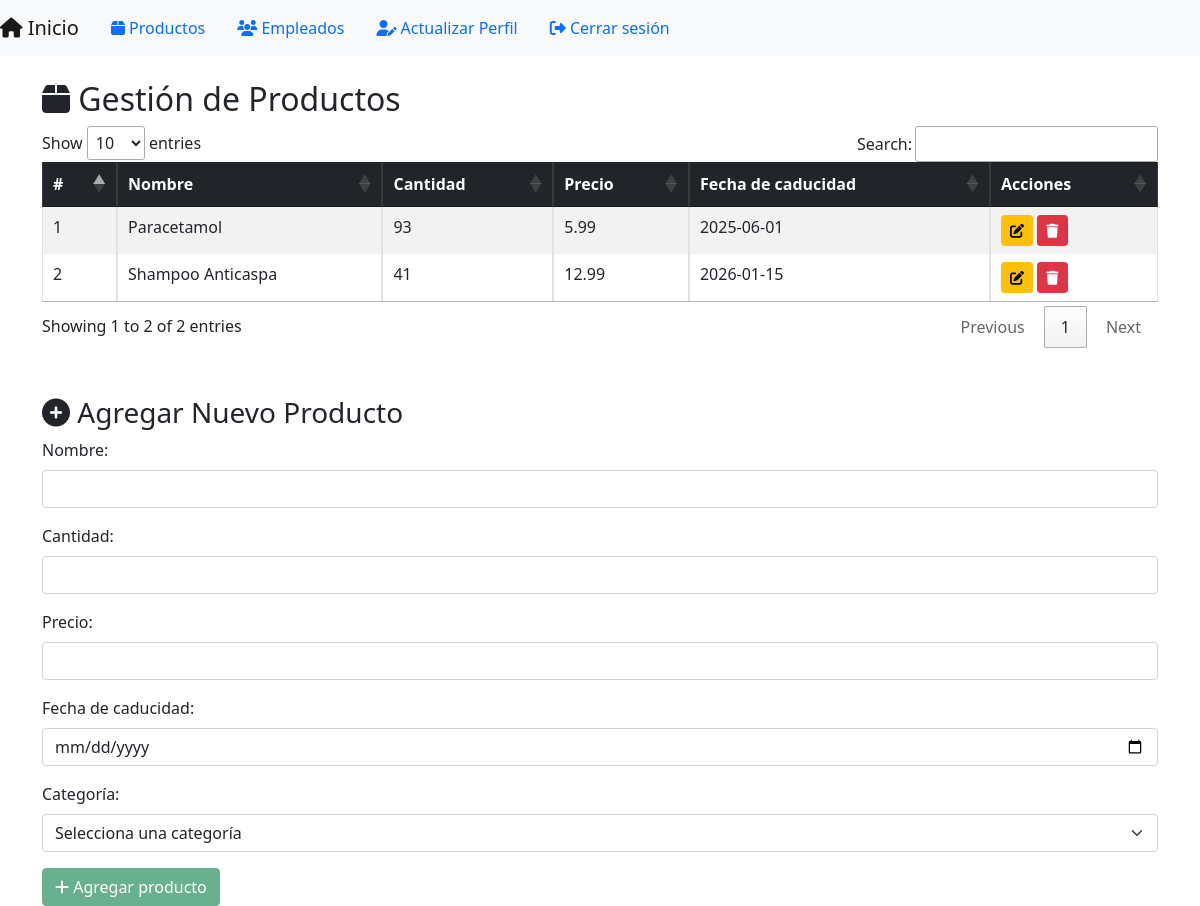
The app's page /productosDB (signed in), older data.
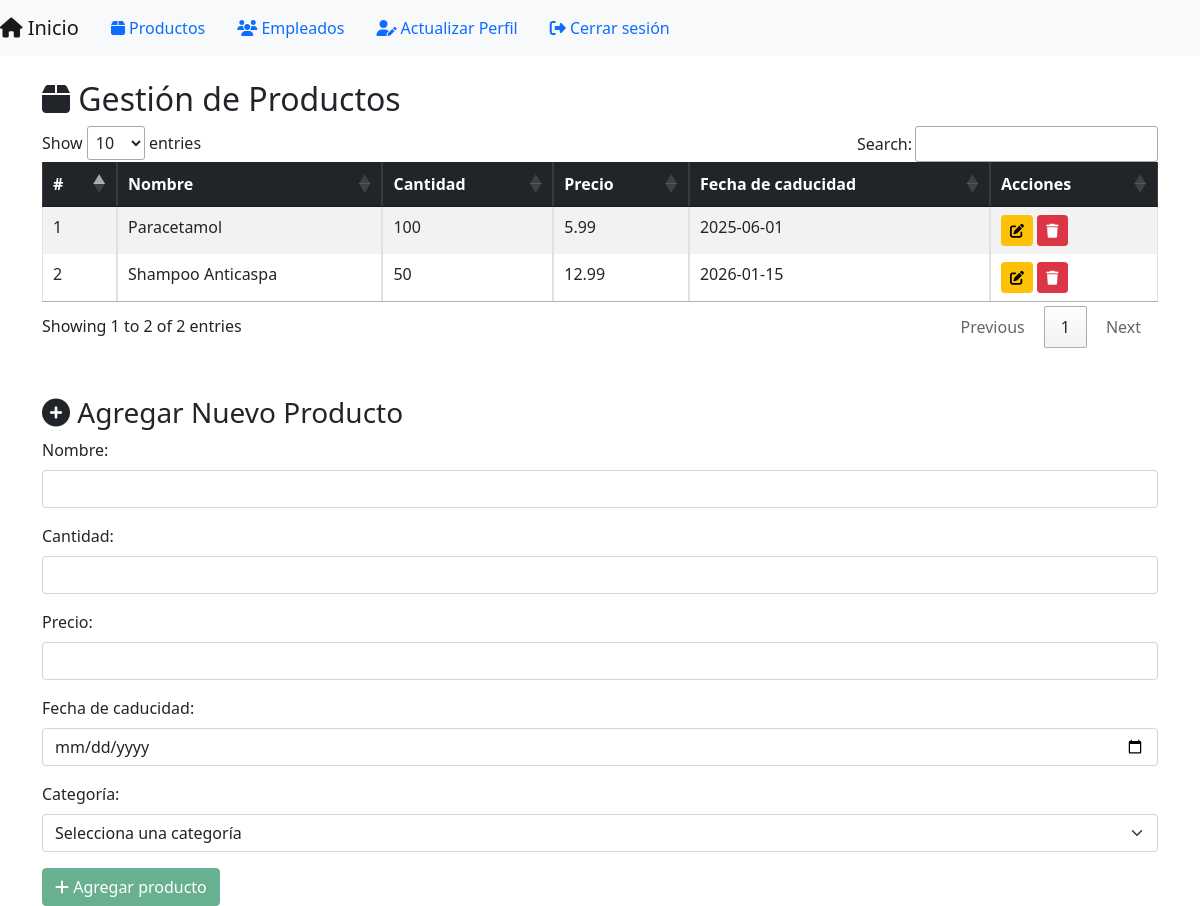
The same page, newer data.
### models.py (models this page shows)
class Producto(db.Model):
    __tablename__ = 'productos'
    producto_ID = db.Column(db.Integer, primary_key=True, autoincrement=True)
    categoria_FK = db.Column(db.Integer, db.ForeignKey('categoria.categoria_ID', ondelete='CASCADE'), nullable=False)
    nombre_producto = db.Column(db.String(150), nullable=False)
    cantidad = db.Column(db.Integer, nullable=False)
    precio = db.Column(db.Numeric(10,2), nullable=False)
    fecha_caducidad = db.Column(db.Date, nullable=False)
    facturas_detalle = db.relationship('FacturaDetalle', backref='producto', cascade='all, delete')
    inventario = db.relationship('Inventario', backref='producto', cascade='all, delete')

### app.py (the view)
@app.route('/productosDB')
@login_required
def productosDB():
    if db.session.get(Rol, current_user.rol_FK).rol_usuario != "administrador":
        flash('Acceso no autorizado', 'danger')
        return redirect(url_for('adminMain'))
    categorias = Categoria.query.all()
    search_query = request.args.get('search', '', type=str)
    if search_query:
        productos = Producto.query.filter(Producto.nombre_producto.ilike(f"%{search_query}%")).all()
    else:
        productos = Producto.query.all()
    return render_template('productosDB.html', productos=productos, search_query=search_query, categorias=categorias)

### app.py (called while the page is built)
@login_manager.user_loader
def load_user(user_id):
    return db.session.get(Usuario, int(user_id))

### templates/productosDB.html (shortened to what this page needs)
<!DOCTYPE html>
<html lang="es">
<head>
    <link href="https://cdn.jsdelivr.net/npm/bootstrap@5.1.3/dist/css/bootstrap.min.css" rel="stylesheet">
    <link href="https://cdn.datatables.net/1.11.5/css/jquery.dataTables.min.css" rel="stylesheet">
    <link rel="stylesheet" href="https://cdnjs.cloudflare.com/ajax/libs/font-awesome/6.5.2/css/all.min.css">
</head>
<body>
    <nav class="navbar navbar-expand-lg navbar-light bg-light">
        <a href="{{ url_for('adminMain') }}" class="navbar-brand"><i class="fas fa-home"></i> Inicio</a>
        <a href="{{ url_for('productosDB') }}" class="nav-link active"><i class="fas fa-box"></i> Productos</a>
        <a href="{{ url_for('empleadosDB') }}" class="nav-link"><i class="fas fa-users"></i> Empleados</a>
        <a class="nav-link active" href="{{ url_for('update_profile') }}"><i class="fas fa-user-edit"></i> Actualizar Perfil</a>
        <a href="{{ url_for('logout') }}" class="nav-link"><i class="fas fa-sign-out-alt"></i> Cerrar sesión</a>
    </nav>
    <div class="container mt-4">
        <h2><i class="fas fa-box"></i> Gestión de Productos</h2>
        <table id="productosTable" class="table table-striped table-bordered">
            <thead class="table-dark">
                <tr>
                    <th>#</th>
                    <th>Nombre</th>
                    <th>Cantidad</th>
                    <th>Precio</th>
                    <th>Fecha de caducidad</th>
                    <th>Acciones</th>
                </tr>
            </thead>
            <tbody>
                {% for producto in productos %}
                <tr>
                    <td>{{ loop.index }}</td>
                    <td>{{ producto.nombre_producto }}</td>
                    <td>{{ producto.cantidad }}</td>
                    <td>{{ producto.precio }}</td>
                    <td>{{ producto.fecha_caducidad }}</td>
                    <td>
                        <a href="{{ url_for('edit_producto', id=producto.producto_ID) }}" class="btn btn-warning btn-sm">
                            <i class="fas fa-edit"></i>
                        </a>
                        <form action="{{ url_for('delete_producto', id=producto.producto_ID) }}"
                              method="POST" style="display:inline;"
                              onsubmit="return confirm('¿Seguro que quieres eliminar este producto?')">
                            <button type="submit" class="btn btn-danger btn-sm" title="Eliminar producto">
                                <i class="fas fa-trash"></i>
                            </button>
                        </form>
                    </td>
                </tr>
                {% endfor %}
            </tbody>
        </table>
        <h3 class="mt-5"><i class="fas fa-plus-circle"></i> Agregar Nuevo Producto</h3>
        <form action="{{ url_for('create_producto') }}" method="POST" id="formCrearProducto">
            <div class="mb-3">
                <label for="nombre_producto" class="form-label">Nombre:</label>
                <input type="text" name="nombre_producto" id="nombre_producto" class="form-control" required>
            </div>
            <div class="mb-3">
                <label for="cantidad" class="form-label">Cantidad:</label>
                <input type="number" name="cantidad" id="cantidad" class="form-control" required min="0">
            </div>
            <div class="mb-3">
                <label for="precio" class="form-label">Precio:</label>
                <input type="number" step="0.01" name="precio" id="precio" class="form-control" required min="0">
            </div>
            <div class="mb-3">
                <label for="fecha_caducidad" class="form-label">Fecha de caducidad:</label>
                <input type="date" name="fecha_caducidad" id="fecha_caducidad" class="form-control" required>
            </div>
            <div class="mb-3">
                <label for="categoria_ID" class="form-label">Categoría:</label>
                <select name="categoria_ID" id="categoria_ID" class="form-select" required>
                    <option value="" disabled selected>Selecciona una categoría</option>
                </select>
            </div>
            <button type="submit" class="btn btn-success" id="btnAgregarProducto" disabled><i class="fas fa-plus"></i> Agregar producto</button>
        </form>
    </div>
</body>
</html>

Row changes from the older to the newer data that the page shows:
changed Producto "Paracetamol": cantidad "93" → "100"
changed Producto "Shampoo Anticaspa": cantidad "41" → "50"
